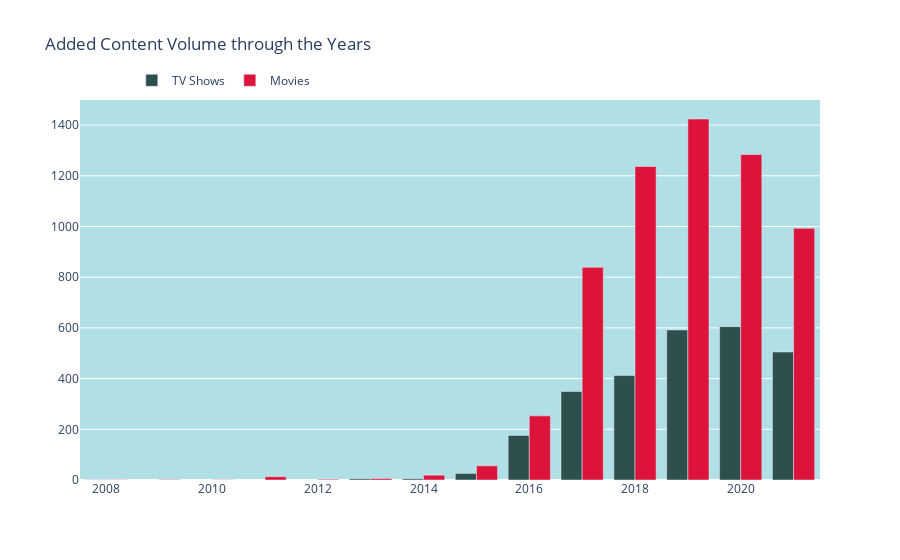

Write notebook code for a chart like this one.
### Code cell
trace1 = go.Bar(x=vc1[col], y=vc1["count"], name="TV Shows", marker=dict(color="DarkSlateGrey"))
trace2 = go.Bar(x=vc2[col], y=vc2["count"], name="Movies", marker=dict(color="crimson"))
data = [trace1, trace2]
layout = go.Layout(title="Added Content Volume through the Years", legend=dict(x=0.07, y=1.09, orientation="h"))
fig = go.Figure(data, layout=layout)
fig.update_layout( plot_bgcolor="#b0e0e6")

fig.show()

### Figure 1 — Plotly figure (JSON) as saved in the notebook; plotly's stock layout.template omitted (floating-point values rounded to 4 significant figures)
{"data": [{"marker": {"color": "DarkSlateGrey"}, "name": "TV Shows", "type": "bar", "x": [2008, 2013, 2014, 2015, 2016, 2017, 2018, 2019, 2020, 2021], "y": [1, 5, 5, 26, 176, 349, 412, 592, 605, 505]}, {"marker": {"color": "crimson"}, "name": "Movies", "type": "bar", "x": [2008, 2009, 2010, 2011, 2012, 2013, 2014, 2015, 2016, 2017, 2018, 2019, 2020, 2021], "y": [1, 2, 1, 13, 3, 6, 19, 56, 253, 839, 1237, 1424, 1284, 993]}], "layout": {"legend": {"orientation": "h", "x": 0.07, "y": 1.09}, "plot_bgcolor": "#b0e0e6", "title": {"text": "Added Content Volume through the Years"}}}
